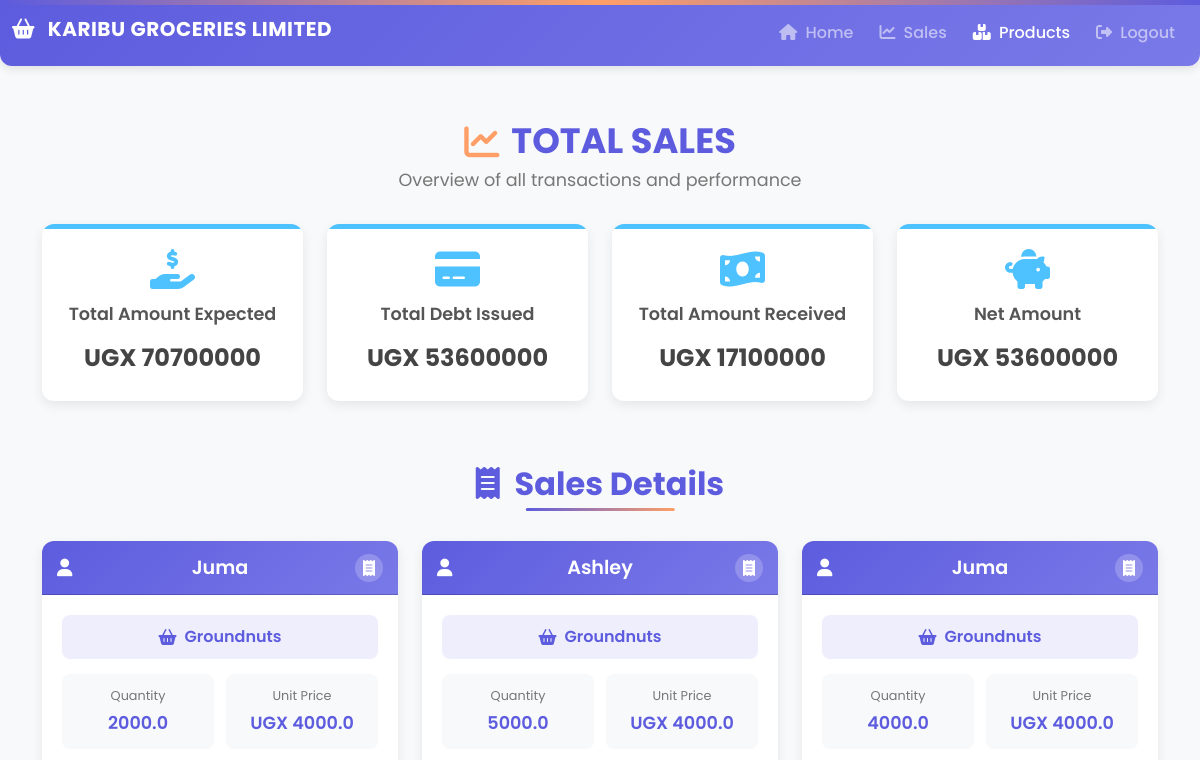
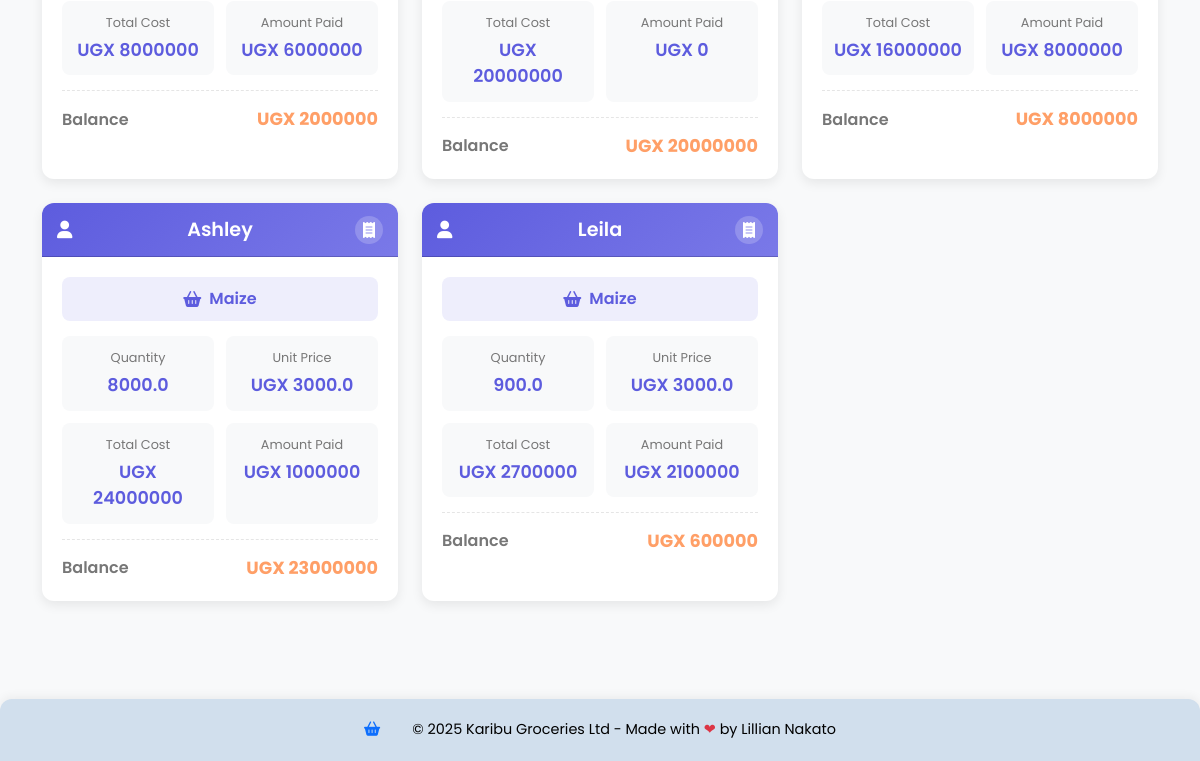
/sales/ (signed in), run on an earlier commit of the app's database (2 pictures, top to bottom).
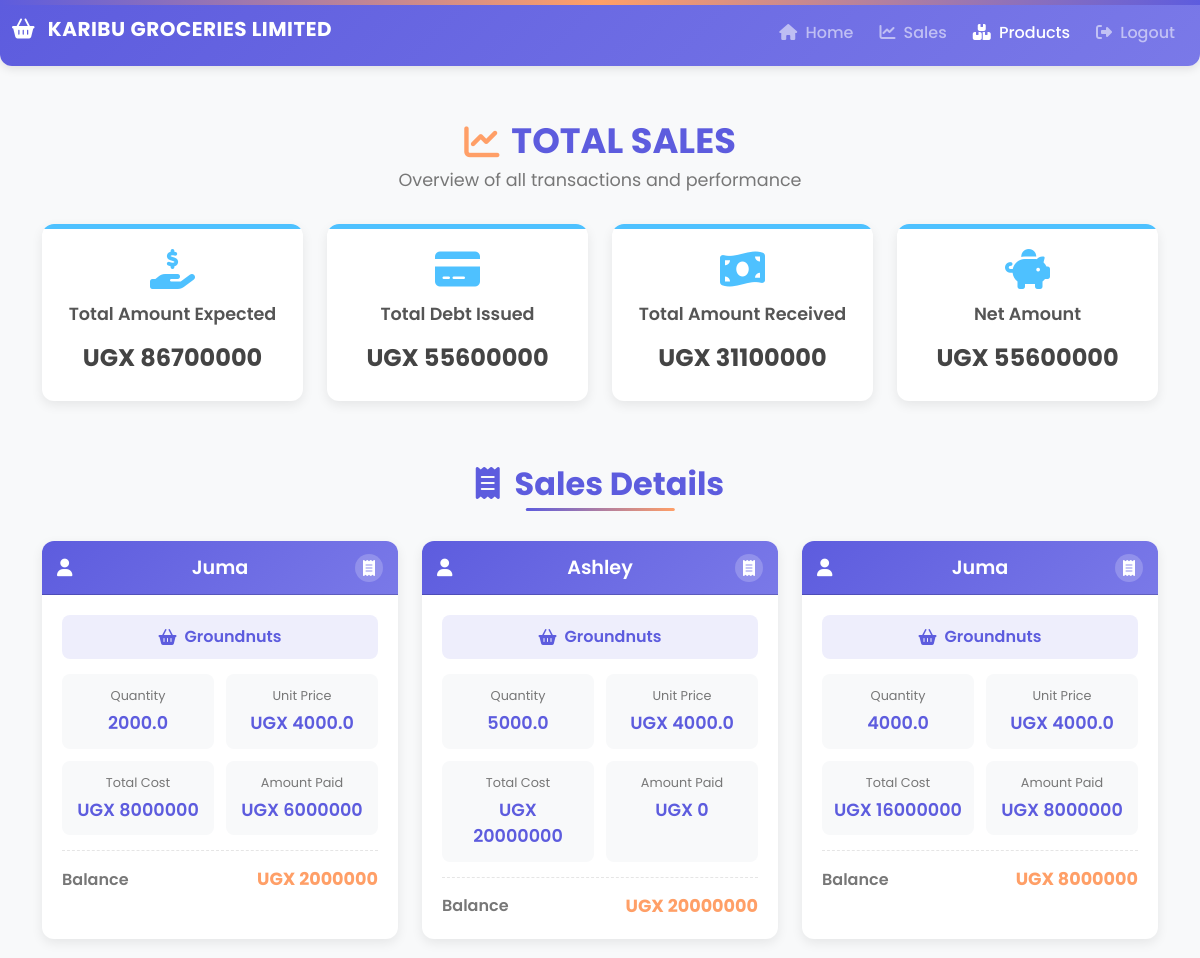
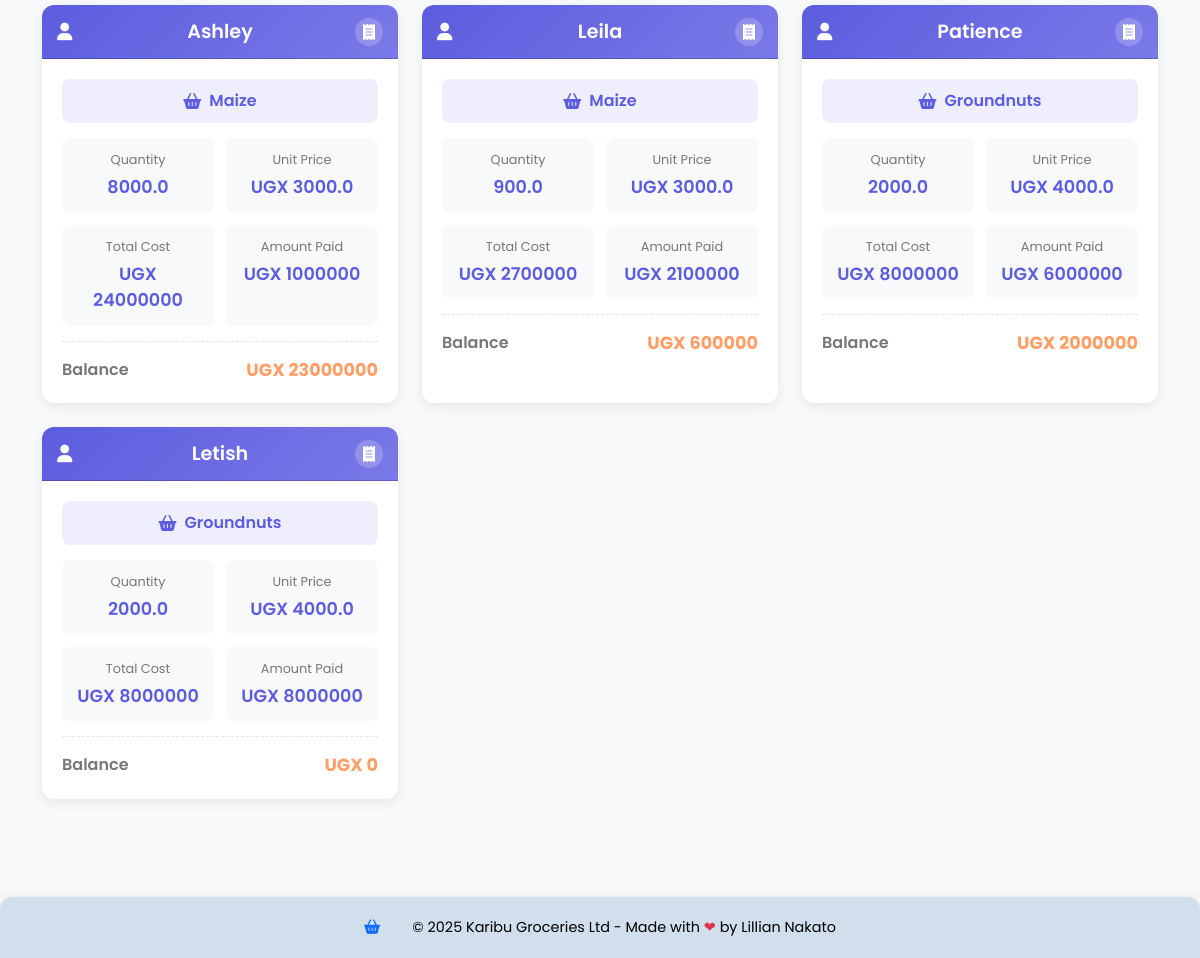
And on a later commit of the database (2 pictures, top to bottom).
### kgl_app/models.py (models this page shows, shortened)
class Sale(models.Model):
    product = models.CharField(max_length=50, blank=False, null=False)
    branch = models.ForeignKey(Branch, on_delete=models.CASCADE, blank=False,null= True,default='')
    quantity = models.FloatField(default=0)
    amount_received = models.IntegerField(default=0)
    customer_name = models.CharField(max_length=50)
    salesagent = models.CharField(max_length=50)
    unit_price = models.FloatField(default=2)
    date = models.DateField(auto_now_add=True)
    time = models.TimeField(auto_now_add=True)
    def get_total(self):
        total = self.quantity * self.unit_price
        return int(total)
    def get_change(self):
        change = self.get_total() - self.amount_received
        return abs(int(change))

### kgl_app/views.py (the view)
# urls.py: path('sales/', views.sales, name='sales'),
@login_required
def sales(request):
    if not (request.user.is_owner or request.user.is_manager):
        return render(request, "kgl_app/sales.html", {
            'error_message': "You are not authorized to perform this action. Only owners and managers can view sales."
        })
    if request.user.is_owner:
        sales = Sale.objects.all().order_by('id')
    else:
        sales = Sale.objects.filter(branch=request.user.branch).order_by('id')
    total_expected = sum([sale.get_total() or 0 for sale in sales])
    total = sum([sale.amount_received or 0 for sale in sales])
    total_change = sum([sale.get_change() or 0 for sale in sales])
    net = total_expected - total
    return render(request, "kgl_app/sales.html", {
        'sales': sales,
        'total_expected': total_expected,
        'total': total,
        'total_change': total_change,
        'net': net
    })

### kgl_app/templates/kgl_app/sales.html (shortened to what this page needs)
{% extends 'kgl_app/base.html' %}
{% load static %}
{% block content %}
<link rel="stylesheet" href="{% static '/css/sales.css/' %}">
<div class="container py-4">
  {% if error_message %}
  <div class="error-message text-center">
    <i class="fas fa-exclamation-triangle error-icon"></i>
    <h3>Access Denied</h3>
    <p>{{ error_message }}</p>
    <a href="javascript:history.back()" class="btn-back">
      <i class="fas fa-arrow-left"></i> Go Back
    </a>
  </div>
  {% else %}
  <div class="sales-header">
    <h1><i class="fas fa-chart-line"></i> TOTAL SALES</h1>
    <p>Overview of all transactions and performance</p>
  </div>
  <div class="row">
    <div class="col-lg-3 col-md-6 mb-4">
      <div class="card summary-card">
        <div class="card-decoration"></div>
        <div class="card-body">
          <i class="fas fa-hand-holding-usd card-icon"></i>
          <h5 class="card-title">Total Amount Expected</h5>
          <p class="card-text">UGX {{ total_expected }}</p>
        </div>
      </div>
    </div>
    <div class="col-lg-3 col-md-6 mb-4">
      <div class="card summary-card">
        <div class="card-decoration"></div>
        <div class="card-body">
          <i class="fas fa-credit-card card-icon"></i>
          <h5 class="card-title">Total Debt Issued</h5>
          <p class="card-text">UGX {{ total_change }}</p>
        </div>
      </div>
    </div>
    <div class="col-lg-3 col-md-6 mb-4">
      <div class="card summary-card">
        <div class="card-decoration"></div>
        <div class="card-body">
          <i class="fas fa-money-bill-wave card-icon"></i>
          <h5 class="card-title">Total Amount Received</h5>
          <p class="card-text">UGX {{ total }}</p>
        </div>
      </div>
    </div>
    <div class="col-lg-3 col-md-6 mb-4">
      <div class="card summary-card">
        <div class="card-decoration"></div>
        <div class="card-body">
          <i class="fas fa-piggy-bank card-icon"></i>
          <h5 class="card-title">Net Amount</h5>
          <p class="card-text">UGX {{ net }}</p>
        </div>
      </div>
    </div>
  </div>
  <h2 class="section-title"><i class="fas fa-receipt me-2"></i> Sales Details</h2>
  <div class="row">
    {% for sale in sales %}
    <div class="col-lg-4 col-md-6 mb-4">
      <div class="card sale-card">
        <div class="card-header">
          <i class="fas fa-user customer-icon"></i>
          <h5>{{ sale.customer_name|title }}</h5>
          <a href="{% url 'receipt_detail' sale.id %}" class="receipt-link">
            <i class="fas fa-receipt"></i>
          </a>
        </div>
        <div class="card-body">
          <div class="sale-product">
            <i class="fas fa-shopping-basket"></i>
            <span>{{ sale.product|title }}</span>
          </div>
          <div class="sale-details-grid">
            <div class="sale-detail-item">
              <span class="detail-label">Quantity</span>
              <span class="detail-value">{{ sale.quantity }}</span>
            </div>
            <div class="sale-detail-item">
              <span class="detail-label">Unit Price</span>
              <span class="detail-value">UGX {{ sale.unit_price }}</span>
            </div>
            <div class="sale-detail-item">
              <span class="detail-label">Total Cost</span>
              <span class="detail-value">UGX {{ sale.get_total }}</span>
            </div>
            <div class="sale-detail-item">
              <span class="detail-label">Amount Paid</span>
              <span class="detail-value">UGX {{ sale.amount_received }}</span>
            </div>
          </div>
          <div class="sale-balance">
            <span class="balance-label">Balance</span>
            <span class="balance-value">UGX {{ sale.get_change }}</span>
          </div>
        </div>
      </div>
    </div>
    {% endfor %}
  </div>
  {% endif %}
</div>
{% endblock %}

### kgl_app/templates/kgl_app/base.html (shortened to what this page needs)
{% load static %}
<!DOCTYPE html>
<html lang="en" {% if dark_mode %}class="dark" {% endif %}>
<head>
    <link href="https://cdn.jsdelivr.net/npm/bootstrap@5.3.3/dist/css/bootstrap.min.css" rel="stylesheet"
>
    <link href="https://cdnjs.cloudflare.com/ajax/libs/font-awesome/6.4.0/css/all.min.css" rel="stylesheet">
</head>
<body>
    <div class="decorator"></div>
    <nav class="navbar navbar-expand-lg navbar-dark">
        <div class="container-fluid">
            <h1 class="navbar-brand fw-bold text-white">
                <i class="fas fa-shopping-basket me-2"></i> KARIBU GROCERIES LIMITED
            </h1>
            <div class="collapse navbar-collapse justify-content-end" id="navbarNav">
                <ul class="navbar-nav">
                    <li class="nav-item">
                        <a class="nav-link" href="/home/"><i class="fas fa-home me-1"></i> Home</a>
                    </li>
                    <li class="nav-item">
                        <a class="nav-link" href="/sales/"><i class="fas fa-chart-line me-1"></i> Sales</a>
                    </li>
                    <li class="nav-item">
                        <a class="nav-link active" href="/products/"><i class="fas fa-boxes me-1"></i> Products</a>
                    </li>
                    <li class="nav-item">
                        <a class="nav-link" href="/logout/"><i class="fas fa-sign-out-alt me-1"></i> Logout</a>
                    </li>
                </ul>
            </div>
        </div>
    </nav>
    {% block content %}
    {% endblock %}
    <footer>
        <div class="row align-items-center justify-content-center">
            <div class="col-auto">
                <i class="fas fa-shopping-basket text-primary me-2"></i>
            </div>
            <div class="col-auto">
                &copy; 2025 Karibu Groceries Ltd - Made with <span class="text-danger">❤</span> by Lillian Nakato
            </div>
        </div>
    </footer>
</body>
</html>

### kgl_app/templates/kgl_app/base.html (style rules this page uses)
html, body { height: 100%; margin: 0; display: flex; flex-direction: column; }
body { font-family: 'Poppins', sans-serif; }
footer { padding: 1rem 0; background-color: #f8f9fa; text-align: center; font-size: 0.9rem; }

What changed in the data, as far as the page shows it:
added Sale: customer_name "Patience", product "Groundnuts", quantity "2000.0", unit_price "4000.0", get_total "8000000", amount_received "6000000", get_change "2000000"
added Sale: customer_name "Letish", product "Groundnuts", quantity "2000.0", unit_price "4000.0", get_total "8000000", amount_received "8000000", get_change "0"
Also different on the page:
{{ total_expected }}: "70700000" → "86700000"
{{ total_change }}: "53600000" → "55600000"
{{ total }}: "17100000" → "31100000"
{{ net }}: "53600000" → "55600000"
